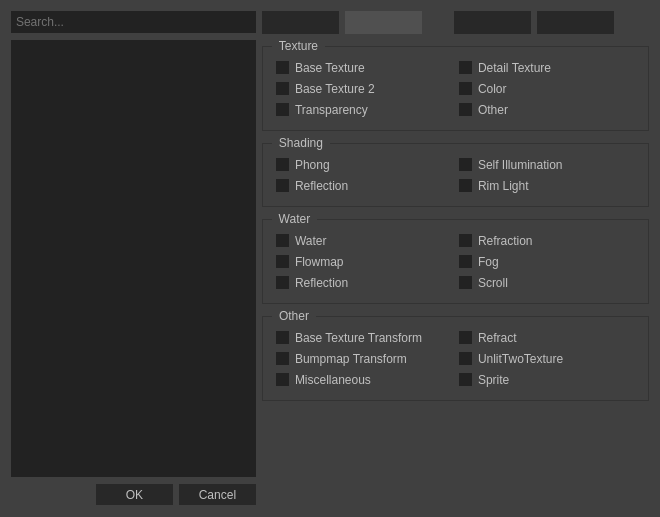
 <widget class="QDialog" name="EditShaderDialog">
  <property name="geometry">
   <rect>
    <x>0</x>
    <y>0</y>
    <width>660</width>
    <height>517</height>
   </rect>
  </property>
  <property name="font">
   <font>
    <family>Segoe UI</family>
    <pointsize>9</pointsize>
   </font>
  </property>
  <property name="windowTitle">
   <string>Edit Custom Shaders</string>
  </property>
  <property name="styleSheet">
   <string notr="true">QWidget
{
	font: 9pt &quot;Segoe UI&quot;;
    color: silver;
    background-color: #404040;
   
}

QGroupBox {
    border: 1px solid #333;
    margin-top: 6px;
	padding: 4px;
} 

QGroupBox::title {
    subcontrol-origin: margin;
    left: 10px;
	bottom: 1px;
	padding-left: 5px;
    padding-right: 5px;	
}

QWidget:disabled
{
  color: #505050;
    
}

QLineEdit
{
    background-color: #222;
    padding: 2px;
    border-style: solid;
    border: 1px solid #555;
        color: silver;
}

GLWidget {
	border: 0px solid #555;
}

QLineEdit
{
    background-color: #222;
    padding: 2px;
    border-style: solid;
    border: 1px solid #222;
    color: silver;
}

QLineEdit:disabled
{
    background-color: #333;
    padding: 2px;
    border-style: solid;
    border: 1px solid #333;
    color: silver;
}

QScrollBar:horizontal
{
    height: 15px;
    margin: 0px 15px 0px 15px;
    border: 0px ;
    background-color: #222;
}

QScrollBar::handle:horizontal
{
    background-color: #333;
    min-width: 5px;
   }

QScrollBar::sub-line:horizontal
{
    border-image: url(:/images/qss/scrollrt.png);
    width: 15px;
    height: 15px;
	background-color:  #222;
    subcontrol-position: right;
    subcontrol-origin: margin;
}

QScrollBar::add-line:horizontal
{
    border-image: url(:/images/qss/scrolllf.png);
    height: 15px;
    width: 15px;
	background-color:  #222;
    subcontrol-position: left;
    subcontrol-origin: margin;
}

QScrollBar::sub-line:horizontal:hover,QScrollBar::sub-line:horizontal:on
{
    background-color:  #333;
    height: 15px;
    width: 15px;
    subcontrol-position: right;
    subcontrol-origin: margin;
}


QScrollBar::add-line:horizontal:hover, QScrollBar::add-line:horizontal:on
{
    background-color:  #333;
    height: 15px;
    width: 15px;
    subcontrol-position: left;
    subcontrol-origin: margin;
}

QScrollBar::up-arrow:horizontal, QScrollBar::down-arrow:horizontal
{
    background: none;
}


QScrollBar::add-page:horizontal, QScrollBar::sub-page:horizontal
{
    background: none;
}

/* Vertical scroll bar, works fine */


QScrollBar:vertical
{
    background-color:  #222;
    width: 15px;
    margin: 15px 0 15px 0;
    border: 0px solid #222;
    
}

QScrollBar::handle:vertical
{
    background-color: #333;
    min-height: 5px;
   
}

QScrollBar::sub-line:vertical
{
    border-image: url(:/images/qss/scrollup.png);
	background-color:  #222;
    height: 15px;
    width: 15px;
    subcontrol-position: top;
    subcontrol-origin: margin;
}

QScrollBar::add-line:vertical
{
   
    border-image: url(:/images/qss/scrolldn.png);
	background-color:  #222;
    height: 15px;
    width: 15px;
    subcontrol-position: bottom;
    subcontrol-origin: margin;
}

QScrollBar::sub-line:vertical:hover,QScrollBar::sub-line:vertical:on
{

    background-color:  #333;
    height: 15px;
    width: 15px;
    subcontrol-position: top;
    subcontrol-origin: margin;
}


QScrollBar::add-line:vertical:hover, QScrollBar::add-line:vertical:on
{
    background-color:  #333;
    height: 15px;
    width: 15px;
    subcontrol-position: bottom;
    subcontrol-origin: margin;
}

QScrollBar::up-arrow:vertical, QScrollBar::down-arrow:vertical
{
    background: none;
}


QScrollBar::add-page:vertical, QScrollBar::sub-page:vertical
{
    background: none;
}

/* Different edits */

QTextEdit
{
    background-color: #222;
    color: silver;
    border: 1px solid #222;
}

QPlainTextEdit
{
    background-color: #222;
    color: silver;
    border: 0px solid #555;
	border-radius: 0px;
}

/* Suspicious stuff 

QHeaderView::section
{
    background-color: #3A3939;
    color: silver;
    padding-left: 4px;
    border: 1px solid #6c6c6c;
}

/* */


QCheckBox:disabled
{
    color: #505050;
}

QSizeGrip {
    image: url(:/images/qss/sizegrip.png);
    width: 12px;
    height: 12px;
}

QMainWindow::separator
{
    background-color: #333;
    color: white;
    padding-left: 4px;
    spacing: 2px;
    border: 0px dashed #3A3939;
}

QMainWindow::separator:hover
{
    color: white;
    padding-left: 4px;
    border: 0px solid #3A3939;
    spacing: 2px;
}

/* Radio buttons */


QRadioButton::indicator:checked, QRadioButton::indicator:unchecked{
    color: #b1b1b1;
    background-color: #222;
    border: 1px solid #222;
    border-radius: 5px;
}



QRadioButton::indicator:checked
{
    background-color: qradialgradient(
    cx: 0.5, cy: 0.5,
    fx: 0.5, fy: 0.5,
    radius: 1.0,
    stop: 0.2 #888,
    stop: 0.3 #222
    );
}

QRadioButton::indicator
{
    border-radius: 7px;
    width: 9px;
    height: 9px;
}


QRadioButton::indicator:hover, QCheckBox::indicator:hover
{
	background-color: #151515;
    border: 1px solid #151515;
}

QCheckBox::indicator{
    color: #b1b1b1;
    background-color: #222;
    border: 1px solid #222;
    width: 11px;
    height: 11px;
}

QRadioButton::indicator:checked:hover
{
    background-color: qradialgradient(
    cx: 0.5, cy: 0.5,
    fx: 0.5, fy: 0.5,
    radius: 1.0,
    stop: 0.2 #888,
    stop: 0.3 #151515
    );
}

QCheckBox::indicator:checked
{
    image:url(:/images/qss/checkbox.png);
}

QCheckBox::indicator:disabled, QRadioButton::indicator:disabled
{
    border: 1px solid #222;
}

QFrame
{
    border-radius: 0px;
}

/* what is this 

QStackedWidget
{
    border: none;
}

/* toolbar, do we use toolbar? */

QToolBar {
    border: 0px solid #393838;
    background: 1px solid #333;
    font-weight: bold;
}

QToolBar::handle:horizontal {
    image: url(:/images/qss/Hmovetoolbar.png);
}
QToolBar::handle:vertical {
    image: url(:/images/qss/Vmovetoolbar.png);
}
QToolBar::separator:horizontal {
    image: url(:/images/qss/Hsepartoolbar.png);
}
QToolBar::separator:vertical {
    image: url(:/images/qss/Vsepartoolbars.png);
}

/* Buttons, both are the same */


QToolButton
{
    color: silver;
    background-color: #333;
    border-width: 1px;
    border-color: #333;
    border-style: solid;
 	padding: 2px;
    height: 19px;
}

QToolButton:disabled
{
    background-color:#333;
    border-width: 1px;
    border-color: #333;
    border-style: solid;
  	padding: 2px;
    color: #3A3939;
}

QToolButton:hover
{
    background-color:#222;
	border-color: #222;
}


QPushButton
{
    color: silver;
    background-color: #282828;
    border-width: 1px;
    border-color: #282828;
    border-style: solid;
    padding-top: 3px;
	min-width: 65px;
    padding-bottom: 2px;
    padding-left: 5px;
    padding-right: 5px;
   
}

QPushButton:disabled
{
    background-color:#505050;
    border-width: 1px;
    border-color: #505050;
    border-style: solid;
    padding-top: 3px;
    padding-bottom: 2px;
	min-width: 65px;
    padding-left: 5px;
    padding-right: 5px;
    color: #3A3939;
}

QPushButton:focus
{
/*background-color: #2e3844;*/
	border-width: 2px;
	border-color: #151515;
}

QPushButton:hover
{
    background-color: #151515;
	border-color: #151515
}

QPushButton:pressed
{
    background-color: #333;
	border-color: #333;
	border-width: 1px;
}

QComboBox
{
    selection-background-color: #222;
    background-color: #222;
    border-style: solid;
    border: 1px solid #222;
    border-radius: 0px;
    padding: 2px;
	padding-left: 4px;
	outline: 0;
}

/* Make stuff light up on hover */


QComboBox:hover,QAbstractSpinBox:hover,QLineEdit:hover,QAbstractView:hover,QTreeView:hover
{
	background-color: #151515;
	border-color: #151515;
    color: silver;
}

QTextEdit:hover
{	
	border-color: #151515;
	background-color: #151515;
}

QComboBox:on
{
    background-color: #222;
    padding-top: 2px;
    padding-left: 4px;
    selection-background-color: #4a4a4a;
}

/* No idea */


QComboBox QAbstractItemView
{
    background-color: #222;
    border-radius: 0px;
    border: 1px solid #222;
    selection-background-color: #2e3844;
	outline: 0;
	
}

QComboBox::drop-down
{
    subcontrol-origin: padding;
    subcontrol-position: top right;
    width: 15px;
	padding: 4px;
    border-left-width: 0px;
    border-left-color: darkgray;
    border-left-style: solid;
    border-top-right-radius: 0px;
    border-bottom-right-radius: 0px;
}

QComboBox::down-arrow
{
    image: url(:/images/qss/gopen.png);
}

QComboBox::down-arrow:on, QComboBox::down-arrow:hover,
QComboBox::down-arrow:focus
{
    image: url(:/images/qss/gopen.png);
}

/* Spinboxes */

QAbstractSpinBox {
    padding-top: 0px;
    padding-bottom: 0px;
	min-height:  21px;
    border: 1px solid #222;
    background-color: #222;
    color: silver;
}

QAbstractSpinBox:up-button
{
    background-color: #333;
	 border: 0px solid #333;  
	width: 20px;
	subcontrol-position: top right;
}

QAbstractSpinBox:down-button
{
    background-color: #333;
    width: 20px;
	 border: 0px solid #333;
    subcontrol-position: bottom right;
}

QAbstractSpinBox:up-button:disabled
{
    background-color: #333;
	 border: 0px solid #333;  
	width: 20px;
	subcontrol-position: top right;
}

QAbstractSpinBox:down-button:disabled
{
    background-color: #333;
    width: 20px;
	 border: 0px solid #333;
    subcontrol-position: bottom right;
}

QAbstractSpinBox::up-arrow,QAbstractSpinBox::up-arrow:disabled,QAbstractSpinBox::up-arrow:off {
    image: url(:/images/qss/up_arrow_disabled.png);
    width: 20px;
    height: 10px;
}

QAbstractSpinBox::up-arrow:hover
{
    background-color: #444;
}


QAbstractSpinBox::down-arrow,QAbstractSpinBox::down-arrow:disabled,QAbstractSpinBox::down-arrow:off
{
    image: url(:/images/qss/down_arrow_disabled.png);
    width: 20px;
    height: 10px;
}
QAbstractSpinBox::down-arrow:hover
{
    background-color: #444;
}


QLabel
{
    border: 0px solid black;
}

/* Dock widgets */

QDockWidget
{
    color: silver;
    titlebar-close-icon: url(:/images/qss/close.png);
    titlebar-normal-icon: url(:/images/qss/undock.png);
}

QDockWidget::title
{
    border: 0px solid #404040;
    border-bottom: #444;
    text-align: left;
    spacing: 2px;
	padding-top: 5px;
	padding-bottom: 5px;
	margin-bottom: 0px;
    background-color: #404040;
    background-image: none;
    padding-left: 10px;
}


QDockWidget {
    border: 0px solid lightgray;
    titlebar-close-icon: url(:/images/qss/close.png);
    titlebar-normal-icon: url(:/images/qss/undock.png);
}

QDockWidget::close-button, QDockWidget::float-button {
    border: 0px solid transparent;
    border-radius: 0px;
    background: transparent;
    icon-size: 10px;
}

QDockWidget::close-button:hover, QDockWidget::float-button:hover {
    background: #3A3939;
}

QDockWidget::close-button:pressed, QDockWidget::float-button:pressed {
    padding: 1px -1px -1px 1px;
}

/* We don't grow trees here 

QTreeView, QListView, QTableView
{
    border: 1px solid #3A3939;
    background-color: #201F1F;
}

QTreeView:branch:selected, QTreeView:branch:hover
{
    background: url(:/images/qss/transparent.png);
}

QTreeView::branch:has-siblings:!adjoins-item {
    border-image: url(:/images/qss/transparent.png);
}

QTreeView::branch:has-siblings:adjoins-item {
    border-image: url(:/images/qss/transparent.png);
}

QTreeView::branch:!has-children:!has-siblings:adjoins-item {
    border-image: url(:/images/qss/transparent.png);
}

QTreeView::branch:has-children:!has-siblings:closed,
QTreeView::branch:closed:has-children:has-siblings {
    image: url(:/images/qss/branch_closed.png);
}

QTreeView::branch:open:has-children:!has-siblings,
QTreeView::branch:open:has-children:has-siblings {
    image: url(:/images/qss/branch_open.png);
}

QTreeView::branch:has-children:!has-siblings:closed:hover,
QTreeView::branch:closed:has-children:has-siblings:hover {
    image: url(:/images/qss/branch_closed-on.png);
    }

QTreeView::branch:open:has-children:!has-siblings:hover,
QTreeView::branch:open:has-children:has-siblings:hover {
    image: url(:/images/qss/branch_open-on.png);
    }

/* slider horizontal, works */


QSlider::groove:horizontal {
    border: 1px solid #222;
    height: 5px;
    background: #222;
    margin: 2px 0;
    
}

QSlider:selected, QTabBar:tab:selected {
    border: 0px;
     
}

QSlider::handle:horizontal {
    background: #666;
    border: 1px solid #666;
    width: 5px;
    height: 14px;
    margin: -4px 0;
  
}

QSlider::handle:horizontal:disabled {
    background: #444;
    border: 1px solid #444;
    width: 6px;
    height: 14px;
    margin: -4px 0;
  
}


/* Slider vertical, doesn't work */

QSlider::groove:vertical {
    border: 1px solid #3A3939;
    width: 8px;
    background: #201F1F;
    margin: 0 0px;
    border-radius: 0px;
}

QSlider::handle:vertical {
    background: QLinearGradient( x1: 0, y1: 0, x2: 0, y2: 1, stop: 0.0 silver,
      stop: 0.2 #a8a8a8, stop: 1 #727272);
    border: 1px solid #3A3939;
    width: 14px;
    height: 14px;
    margin: 0 -4px;
    border-radius: 0px;
}

QScrollBar:horizontal
{
    height: 15px;
    margin: 0px 15px 0px 15px;
    border: 0px ;
    background-color: #222;
}

QScrollBar::handle:horizontal
{
    background-color: #333;
    min-width: 5px;
   }

QScrollBar::handle:horizontal:hover
{
    background-color: #303030;
    min-width: 5px;
   }


QScrollBar::sub-line:horizontal
{
    border-image: url(:/images/qss/scrollrt.png);
    width: 15px;
    height: 15px;
	background-color:  #222;
    subcontrol-position: right;
    subcontrol-origin: margin;
}

QScrollBar::add-line:horizontal
{
    border-image: url(:/images/qss/scrolllf.png);
    height: 15px;
    width: 15px;
	background-color:  #222;
    subcontrol-position: left;
    subcontrol-origin: margin;
}

QScrollBar::sub-line:horizontal:hover,QScrollBar::sub-line:horizontal:on
{
    background-color:  #151515;
    height: 15px;
    width: 15px;
    subcontrol-position: right;
    subcontrol-origin: margin;
}


QScrollBar::add-line:horizontal:hover, QScrollBar::add-line:horizontal:on
{
    background-color:  #151515;
    height: 15px;
    width: 15px;
    subcontrol-position: left;
    subcontrol-origin: margin;
}

QScrollBar::up-arrow:horizontal, QScrollBar::down-arrow:horizontal
{
    background: none;
}


QScrollBar::add-page:horizontal, QScrollBar::sub-page:horizontal
{
    background: none;
}

/* Vertical scroll bar, works fine */


QScrollBar:vertical
{
    background-color:  #222;
    width: 15px;
    margin: 15px 0 15px 0;
    border: 0px solid #222;
    
}

QScrollBar::handle:vertical
{
    background-color: #333;
    min-height: 5px;
}

QScrollBar::handle:vertical:hover
{
    background-color: #303030;
    min-height: 5px;
}

QScrollBar::sub-line:vertical
{
    border-image: url(:/images/qss/scrollup.png);
	background-color:  #222;
    height: 15px;
    width: 15px;
    subcontrol-position: top;
    subcontrol-origin: margin;
}

QScrollBar::add-line:vertical
{
   
    border-image: url(:/images/qss/scrolldn.png);
	background-color:  #222;
    height: 15px;
    width: 15px;
    subcontrol-position: bottom;
    subcontrol-origin: margin;
}

QScrollBar::sub-line:vertical:hover,QScrollBar::sub-line:vertical:on
{

    background-color:  #151515;
    height: 15px;
    width: 15px;
    subcontrol-position: top;
    subcontrol-origin: margin;
}


QScrollBar::add-line:vertical:hover, QScrollBar::add-line:vertical:on
{
    background-color:  #151515;
    height: 15px;
    width: 15px;
    subcontrol-position: bottom;
    subcontrol-origin: margin;
}

QScrollBar::up-arrow:vertical, QScrollBar::down-arrow:vertical
{
    background: none;
}


QScrollBar::add-page:vertical, QScrollBar::sub-page:vertical
{
    background: none;
}</string>
  </property>
  <property name="modal">
   <bool>true</bool>
  </property>
  <layout class="QGridLayout" name="gridLayout_8">
   <item row="0" column="4">
    <widget class="QPushButton" name="pushButton_disableShader">
     <property name="sizePolicy">
      <sizepolicy hsizetype="Maximum" vsizetype="Fixed">
       <horstretch>0</horstretch>
       <verstretch>0</verstretch>
      </sizepolicy>
     </property>
     <property name="minimumSize">
      <size>
       <width>77</width>
       <height>23</height>
      </size>
     </property>
     <property name="maximumSize">
      <size>
       <width>16777215</width>
       <height>23</height>
      </size>
     </property>
     <property name="toolTip">
      <string>Enable or disable a shader.</string>
     </property>
     <property name="icon">
      <iconset resource="../resources.qrc">
       <normaloff>:/icons/enableDisableShader</normaloff>:/icons/enableDisableShader</iconset>
     </property>
    </widget>
   </item>
   <item row="0" column="5">
    <widget class="QPushButton" name="pushButton_defaultShader">
     <property name="sizePolicy">
      <sizepolicy hsizetype="Maximum" vsizetype="Fixed">
       <horstretch>0</horstretch>
       <verstretch>0</verstretch>
      </sizepolicy>
     </property>
     <property name="minimumSize">
      <size>
       <width>77</width>
       <height>23</height>
      </size>
     </property>
     <property name="maximumSize">
      <size>
       <width>16777215</width>
       <height>23</height>
      </size>
     </property>
     <property name="toolTip">
      <string>Reset the shader to default.</string>
     </property>
     <property name="icon">
      <iconset resource="../resources.qrc">
       <normaloff>:/icons/resetShader</normaloff>:/icons/resetShader</iconset>
     </property>
    </widget>
   </item>
   <item row="6" column="0">
    <widget class="QDialogButtonBox" name="buttonBox">
     <property name="minimumSize">
      <size>
       <width>75</width>
       <height>23</height>
      </size>
     </property>
     <property name="maximumSize">
      <size>
       <width>16777215</width>
       <height>23</height>
      </size>
     </property>
     <property name="orientation">
      <enum>Qt::Horizontal</enum>
     </property>
     <property name="standardButtons">
      <set>QDialogButtonBox::Cancel|QDialogButtonBox::Ok</set>
     </property>
    </widget>
   </item>
   <item row="0" column="6">
    <spacer name="horizontalSpacer">
     <property name="orientation">
      <enum>Qt::Horizontal</enum>
     </property>
     <property name="sizeHint" stdset="0">
      <size>
       <width>40</width>
       <height>20</height>
      </size>
     </property>
    </spacer>
   </item>
   <item row="0" column="2">
    <widget class="QPushButton" name="pushButton_deleteShader">
     <property name="enabled">
      <bool>false</bool>
     </property>
     <property name="sizePolicy">
      <sizepolicy hsizetype="Maximum" vsizetype="Fixed">
       <horstretch>0</horstretch>
       <verstretch>0</verstretch>
      </sizepolicy>
     </property>
     <property name="minimumSize">
      <size>
       <width>77</width>
       <height>23</height>
      </size>
     </property>
     <property name="maximumSize">
      <size>
       <width>16777215</width>
       <height>23</height>
      </size>
     </property>
     <property name="toolTip">
      <string>Delete a shader.</string>
     </property>
     <property name="icon">
      <iconset resource="../resources.qrc">
       <normaloff>:/icons/removeShader</normaloff>:/icons/removeShader</iconset>
     </property>
    </widget>
   </item>
   <item row="0" column="3">
    <spacer name="horizontalSpacer_2">
     <property name="orientation">
      <enum>Qt::Horizontal</enum>
     </property>
     <property name="sizeType">
      <enum>QSizePolicy::Fixed</enum>
     </property>
     <property name="sizeHint" stdset="0">
      <size>
       <width>20</width>
       <height>20</height>
      </size>
     </property>
    </spacer>
   </item>
   <item row="0" column="1">
    <widget class="QPushButton" name="pushButton_newShader">
     <property name="sizePolicy">
      <sizepolicy hsizetype="Maximum" vsizetype="Fixed">
       <horstretch>0</horstretch>
       <verstretch>0</verstretch>
      </sizepolicy>
     </property>
     <property name="minimumSize">
      <size>
       <width>77</width>
       <height>23</height>
      </size>
     </property>
     <property name="maximumSize">
      <size>
       <width>16777215</width>
       <height>23</height>
      </size>
     </property>
     <property name="toolTip">
      <string>Add a new shader.</string>
     </property>
     <property name="icon">
      <iconset resource="../resources.qrc">
       <normaloff>:/icons/addShader</normaloff>:/icons/addShader</iconset>
     </property>
    </widget>
   </item>
   <item row="0" column="0">
    <widget class="QLineEdit" name="lineEdit_search">
     <property name="placeholderText">
      <string>Search...</string>
     </property>
    </widget>
   </item>
   <item row="5" column="4">
    <spacer name="verticalSpacer_3">
     <property name="orientation">
      <enum>Qt::Vertical</enum>
     </property>
     <property name="sizeHint" stdset="0">
      <size>
       <width>20</width>
       <height>157</height>
      </size>
     </property>
    </spacer>
   </item>
   <item row="1" column="1" colspan="6">
    <widget class="QGroupBox" name="groupBox_texture">
     <property name="title">
      <string>Texture</string>
     </property>
     <layout class="QGridLayout" name="gridLayout">
      <item row="0" column="0">
       <layout class="QGridLayout" name="gridLayout_2">
        <item row="0" column="0">
         <widget class="QCheckBox" name="checkBox_diffuse">
          <property name="text">
           <string>Base Texture</string>
          </property>
         </widget>
        </item>
        <item row="1" column="0">
         <widget class="QCheckBox" name="checkBox_diffuse2">
          <property name="text">
           <string>Base Texture 2</string>
          </property>
         </widget>
        </item>
        <item row="2" column="0">
         <widget class="QCheckBox" name="checkBox_transparency">
          <property name="text">
           <string>Transparency</string>
          </property>
         </widget>
        </item>
        <item row="0" column="1">
         <widget class="QCheckBox" name="checkBox_detail">
          <property name="text">
           <string>Detail Texture</string>
          </property>
         </widget>
        </item>
        <item row="1" column="1">
         <widget class="QCheckBox" name="checkBox_color">
          <property name="text">
           <string>Color</string>
          </property>
         </widget>
        </item>
        <item row="2" column="1">
         <widget class="QCheckBox" name="checkBox_other">
          <property name="text">
           <string>Other</string>
          </property>
         </widget>
        </item>
       </layout>
      </item>
     </layout>
    </widget>
   </item>
   <item row="2" column="1" colspan="6">
    <widget class="QGroupBox" name="groupBox_shading">
     <property name="title">
      <string>Shading</string>
     </property>
     <layout class="QGridLayout" name="gridLayout_6">
      <item row="0" column="0">
       <layout class="QGridLayout" name="gridLayout_3">
        <item row="0" column="0">
         <widget class="QCheckBox" name="checkBox_phong">
          <property name="text">
           <string>Phong</string>
          </property>
         </widget>
        </item>
        <item row="1" column="0">
         <widget class="QCheckBox" name="checkBox_reflection">
          <property name="text">
           <string>Reflection</string>
          </property>
         </widget>
        </item>
        <item row="0" column="1">
         <widget class="QCheckBox" name="checkBox_selfIllumination">
          <property name="text">
           <string>Self Illumination</string>
          </property>
         </widget>
        </item>
        <item row="1" column="1">
         <widget class="QCheckBox" name="checkBox_rimLight">
          <property name="text">
           <string>Rim Light</string>
          </property>
         </widget>
        </item>
       </layout>
      </item>
     </layout>
    </widget>
   </item>
   <item row="1" column="0" rowspan="5">
    <widget class="QListWidget" name="listWidget_shader">
     <property name="styleSheet">
      <string notr="true">QWidget {
background-color: #222;
border: 1px solid #222;
}</string>
     </property>
     <property name="sortingEnabled">
      <bool>true</bool>
     </property>
    </widget>
   </item>
   <item row="3" column="1" colspan="6">
    <widget class="QGroupBox" name="groupBox_water">
     <property name="title">
      <string>Water</string>
     </property>
     <layout class="QGridLayout" name="gridLayout_7">
      <item row="0" column="0">
       <layout class="QGridLayout" name="gridLayout_4">
        <item row="0" column="0">
         <widget class="QCheckBox" name="checkBox_water">
          <property name="text">
           <string>Water</string>
          </property>
         </widget>
        </item>
        <item row="1" column="0">
         <widget class="QCheckBox" name="checkBox_flowmap">
          <property name="text">
           <string>Flowmap</string>
          </property>
         </widget>
        </item>
        <item row="2" column="0">
         <widget class="QCheckBox" name="checkBox_waterReflection">
          <property name="text">
           <string>Reflection</string>
          </property>
         </widget>
        </item>
        <item row="0" column="1">
         <widget class="QCheckBox" name="checkBox_refraction">
          <property name="text">
           <string>Refraction</string>
          </property>
         </widget>
        </item>
        <item row="1" column="1">
         <widget class="QCheckBox" name="checkBox_fog">
          <property name="text">
           <string>Fog</string>
          </property>
         </widget>
        </item>
        <item row="2" column="1">
         <widget class="QCheckBox" name="checkBox_scroll">
          <property name="text">
           <string>Scroll</string>
          </property>
         </widget>
        </item>
       </layout>
      </item>
     </layout>
    </widget>
   </item>
   <item row="4" column="1" colspan="6">
    <widget class="QGroupBox" name="groupBox_other">
     <property name="title">
      <string>Other</string>
     </property>
     <layout class="QGridLayout" name="gridLayout_9">
      <item row="0" column="0">
       <layout class="QGridLayout" name="gridLayout_5">
        <item row="1" column="0">
         <widget class="QCheckBox" name="checkBox_diffuseTextureTransforms">
          <property name="text">
           <string>Base Texture Transform</string>
          </property>
         </widget>
        </item>
        <item row="2" column="0">
         <widget class="QCheckBox" name="checkBox_bumpmapTextureTransforms">
          <property name="text">
           <string>Bumpmap Transform</string>
          </property>
         </widget>
        </item>
        <item row="3" column="0">
         <widget class="QCheckBox" name="checkBox_misc">
          <property name="text">
           <string>Miscellaneous</string>
          </property>
         </widget>
        </item>
        <item row="2" column="1">
         <widget class="QCheckBox" name="checkBox_unlitTwoTexture">
          <property name="text">
           <string>UnlitTwoTexture</string>
          </property>
         </widget>
        </item>
        <item row="3" column="1">
         <widget class="QCheckBox" name="checkBox_sprite">
          <property name="text">
           <string>Sprite</string>
          </property>
         </widget>
        </item>
        <item row="1" column="1">
         <widget class="QCheckBox" name="checkBox_refract">
          <property name="text">
           <string>Refract</string>
          </property>
         </widget>
        </item>
       </layout>
      </item>
     </layout>
    </widget>
   </item>
  </layout>
 </widget>
